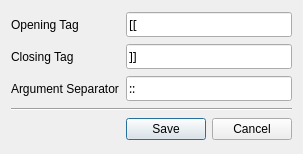
<?xml version="1.0" encoding="UTF-8"?>
<ui version="4.0">
 <class>Settings</class>
 <widget class="QDialog" name="Settings">
  <property name="geometry">
   <rect>
    <x>0</x>
    <y>0</y>
    <width>303</width>
    <height>154</height>
   </rect>
  </property>
  <property name="sizePolicy">
   <sizepolicy hsizetype="Fixed" vsizetype="Fixed">
    <horstretch>0</horstretch>
    <verstretch>0</verstretch>
   </sizepolicy>
  </property>
  <property name="windowTitle">
   <string>Closet Per Model Settings</string>
  </property>
  <layout class="QGridLayout" name="gridLayout">
   <item row="0" column="2" colspan="2">
    <widget class="QLineEdit" name="openingTag">
     <property name="font">
      <font>
       <family>Menlo</family>
      </font>
     </property>
     <property name="text">
      <string>[[</string>
     </property>
    </widget>
   </item>
   <item row="5" column="2">
    <widget class="QPushButton" name="saveButton">
     <property name="text">
      <string>Save</string>
     </property>
    </widget>
   </item>
   <item row="5" column="3">
    <widget class="QPushButton" name="cancelButton">
     <property name="text">
      <string>Cancel</string>
     </property>
    </widget>
   </item>
   <item row="1" column="2" colspan="2">
    <widget class="QLineEdit" name="closingTag">
     <property name="font">
      <font>
       <family>Menlo</family>
      </font>
     </property>
     <property name="text">
      <string>]]</string>
     </property>
    </widget>
   </item>
   <item row="0" column="0" colspan="2">
    <widget class="QLabel" name="openingLabel">
     <property name="text">
      <string>Opening Tag</string>
     </property>
    </widget>
   </item>
   <item row="4" column="0" colspan="4">
    <widget class="Line" name="line">
     <property name="orientation">
      <enum>Qt::Horizontal</enum>
     </property>
    </widget>
   </item>
   <item row="2" column="2" colspan="2">
    <widget class="QLineEdit" name="argumentSeparator">
     <property name="font">
      <font>
       <family>Menlo</family>
      </font>
     </property>
     <property name="text">
      <string>::</string>
     </property>
    </widget>
   </item>
   <item row="1" column="0" colspan="2">
    <widget class="QLabel" name="closingLabel">
     <property name="text">
      <string>Closing Tag</string>
     </property>
    </widget>
   </item>
   <item row="2" column="0" colspan="2">
    <widget class="QLabel" name="separatorLabel">
     <property name="text">
      <string>Argument Separator</string>
     </property>
    </widget>
   </item>
  </layout>
 </widget>
 <resources/>
 <connections/>
</ui>
